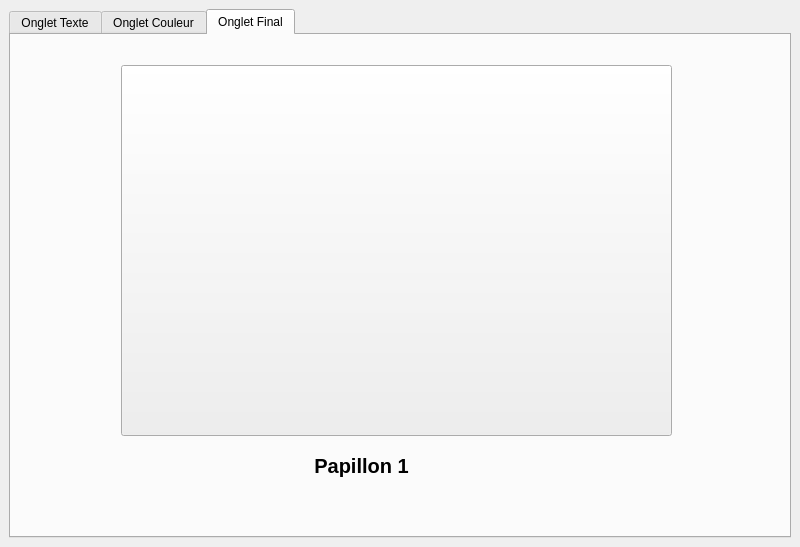
<?xml version="1.0" encoding="UTF-8"?>
<ui version="4.0">
 <class>Demo</class>
 <widget class="QMainWindow" name="Demo">
  <property name="geometry">
   <rect>
    <x>0</x>
    <y>0</y>
    <width>800</width>
    <height>547</height>
   </rect>
  </property>
  <property name="windowTitle">
   <string>MainWindow</string>
  </property>
  <widget class="QWidget" name="centralwidget">
   <layout class="QHBoxLayout" name="horizontalLayout">
    <item>
     <widget class="QTabWidget" name="tabWidget">
      <property name="currentIndex">
       <number>2</number>
      </property>
      <widget class="QWidget" name="tab">
       <attribute name="title">
        <string>Onglet Texte</string>
       </attribute>
       <widget class="QLabel" name="texte_histoire">
        <property name="geometry">
         <rect>
          <x>391</x>
          <y>9</y>
          <width>361</width>
          <height>501</height>
         </rect>
        </property>
        <property name="font">
         <font>
          <pointsize>15</pointsize>
         </font>
        </property>
        <property name="text">
         <string/>
        </property>
        <property name="textFormat">
         <enum>Qt::RichText</enum>
        </property>
        <property name="textInteractionFlags">
         <set>Qt::LinksAccessibleByMouse|Qt::TextSelectableByKeyboard|Qt::TextSelectableByMouse</set>
        </property>
       </widget>
       <widget class="QFrame" name="frame">
        <property name="geometry">
         <rect>
          <x>9</x>
          <y>9</y>
          <width>376</width>
          <height>497</height>
         </rect>
        </property>
        <property name="frameShape">
         <enum>QFrame::StyledPanel</enum>
        </property>
        <property name="frameShadow">
         <enum>QFrame::Raised</enum>
        </property>
        <widget class="QSpinBox" name="compteur_amis">
         <property name="geometry">
          <rect>
           <x>170</x>
           <y>90</y>
           <width>171</width>
           <height>31</height>
          </rect>
         </property>
         <property name="font">
          <font>
           <pointsize>15</pointsize>
          </font>
         </property>
         <property name="minimum">
          <number>0</number>
         </property>
        </widget>
        <widget class="QLineEdit" name="ligne_heros">
         <property name="geometry">
          <rect>
           <x>170</x>
           <y>30</y>
           <width>171</width>
           <height>31</height>
          </rect>
         </property>
         <property name="font">
          <font>
           <pointsize>15</pointsize>
          </font>
         </property>
         <property name="text">
          <string>(héros)</string>
         </property>
        </widget>
        <widget class="QDial" name="cadrant_temperature">
         <property name="geometry">
          <rect>
           <x>180</x>
           <y>230</y>
           <width>131</width>
           <height>151</height>
          </rect>
         </property>
         <property name="minimum">
          <number>-20</number>
         </property>
         <property name="maximum">
          <number>40</number>
         </property>
        </widget>
        <widget class="QLabel" name="texte_histoire_2">
         <property name="geometry">
          <rect>
           <x>20</x>
           <y>40</y>
           <width>131</width>
           <height>21</height>
          </rect>
         </property>
         <property name="font">
          <font>
           <pointsize>15</pointsize>
          </font>
         </property>
         <property name="text">
          <string>Nom du héros</string>
         </property>
        </widget>
        <widget class="QLabel" name="texte_histoire_3">
         <property name="geometry">
          <rect>
           <x>20</x>
           <y>90</y>
           <width>131</width>
           <height>21</height>
          </rect>
         </property>
         <property name="font">
          <font>
           <pointsize>15</pointsize>
          </font>
         </property>
         <property name="text">
          <string>Nom d'amis</string>
         </property>
        </widget>
        <widget class="QDateEdit" name="date_depart">
         <property name="geometry">
          <rect>
           <x>170</x>
           <y>150</y>
           <width>171</width>
           <height>31</height>
          </rect>
         </property>
         <property name="font">
          <font>
           <pointsize>15</pointsize>
          </font>
         </property>
         <property name="minimumDate">
          <date>
           <year>2024</year>
           <month>1</month>
           <day>1</day>
          </date>
         </property>
         <property name="date">
          <date>
           <year>2024</year>
           <month>2</month>
           <day>17</day>
          </date>
         </property>
        </widget>
        <widget class="QTimeEdit" name="heure_gouter">
         <property name="geometry">
          <rect>
           <x>170</x>
           <y>200</y>
           <width>171</width>
           <height>31</height>
          </rect>
         </property>
         <property name="font">
          <font>
           <pointsize>15</pointsize>
          </font>
         </property>
         <property name="maximumTime">
          <time>
           <hour>22</hour>
           <minute>0</minute>
           <second>0</second>
          </time>
         </property>
         <property name="minimumTime">
          <time>
           <hour>18</hour>
           <minute>0</minute>
           <second>0</second>
          </time>
         </property>
         <property name="calendarPopup">
          <bool>true</bool>
         </property>
         <property name="time">
          <time>
           <hour>18</hour>
           <minute>0</minute>
           <second>0</second>
          </time>
         </property>
        </widget>
        <widget class="QLabel" name="texte_histoire_4">
         <property name="geometry">
          <rect>
           <x>10</x>
           <y>150</y>
           <width>151</width>
           <height>21</height>
          </rect>
         </property>
         <property name="font">
          <font>
           <pointsize>15</pointsize>
          </font>
         </property>
         <property name="text">
          <string>Date de Départ</string>
         </property>
        </widget>
        <widget class="QLabel" name="texte_histoire_5">
         <property name="geometry">
          <rect>
           <x>10</x>
           <y>200</y>
           <width>151</width>
           <height>21</height>
          </rect>
         </property>
         <property name="font">
          <font>
           <pointsize>15</pointsize>
          </font>
         </property>
         <property name="text">
          <string>Heure du goûter</string>
         </property>
        </widget>
        <widget class="QLabel" name="texte_temperature">
         <property name="geometry">
          <rect>
           <x>10</x>
           <y>280</y>
           <width>171</width>
           <height>21</height>
          </rect>
         </property>
         <property name="font">
          <font>
           <pointsize>15</pointsize>
          </font>
         </property>
         <property name="text">
          <string>Température (0)</string>
         </property>
        </widget>
       </widget>
      </widget>
      <widget class="QWidget" name="tab_4">
       <attribute name="title">
        <string>Onglet Couleur</string>
       </attribute>
       <widget class="QSlider" name="glisseur_rouge">
        <property name="geometry">
         <rect>
          <x>30</x>
          <y>180</y>
          <width>160</width>
          <height>22</height>
         </rect>
        </property>
        <property name="maximum">
         <number>255</number>
        </property>
        <property name="orientation">
         <enum>Qt::Horizontal</enum>
        </property>
        <property name="tickPosition">
         <enum>QSlider::TicksBothSides</enum>
        </property>
        <property name="tickInterval">
         <number>50</number>
        </property>
       </widget>
       <widget class="QSlider" name="glisseur_vert">
        <property name="geometry">
         <rect>
          <x>30</x>
          <y>250</y>
          <width>160</width>
          <height>22</height>
         </rect>
        </property>
        <property name="maximum">
         <number>255</number>
        </property>
        <property name="singleStep">
         <number>10</number>
        </property>
        <property name="orientation">
         <enum>Qt::Horizontal</enum>
        </property>
        <property name="tickPosition">
         <enum>QSlider::TicksBothSides</enum>
        </property>
        <property name="tickInterval">
         <number>50</number>
        </property>
       </widget>
       <widget class="QSlider" name="glisseur_bleu">
        <property name="geometry">
         <rect>
          <x>30</x>
          <y>320</y>
          <width>160</width>
          <height>22</height>
         </rect>
        </property>
        <property name="maximum">
         <number>255</number>
        </property>
        <property name="orientation">
         <enum>Qt::Horizontal</enum>
        </property>
        <property name="tickPosition">
         <enum>QSlider::TicksBothSides</enum>
        </property>
        <property name="tickInterval">
         <number>50</number>
        </property>
       </widget>
       <widget class="QLabel" name="texte_couleur">
        <property name="geometry">
         <rect>
          <x>360</x>
          <y>60</y>
          <width>391</width>
          <height>361</height>
         </rect>
        </property>
        <property name="text">
         <string/>
        </property>
        <property name="alignment">
         <set>Qt::AlignBottom|Qt::AlignHCenter</set>
        </property>
       </widget>
       <widget class="QLabel" name="texte_rouge">
        <property name="geometry">
         <rect>
          <x>60</x>
          <y>140</y>
          <width>111</width>
          <height>31</height>
         </rect>
        </property>
        <property name="font">
         <font>
          <pointsize>15</pointsize>
          <weight>75</weight>
          <bold>true</bold>
         </font>
        </property>
        <property name="text">
         <string>Rouge (0)</string>
        </property>
        <property name="alignment">
         <set>Qt::AlignCenter</set>
        </property>
       </widget>
       <widget class="QLabel" name="texte_vert">
        <property name="geometry">
         <rect>
          <x>50</x>
          <y>210</y>
          <width>121</width>
          <height>31</height>
         </rect>
        </property>
        <property name="font">
         <font>
          <pointsize>15</pointsize>
          <weight>75</weight>
          <bold>true</bold>
         </font>
        </property>
        <property name="text">
         <string>Vert (0)</string>
        </property>
        <property name="alignment">
         <set>Qt::AlignCenter</set>
        </property>
       </widget>
       <widget class="QLabel" name="texte_bleu">
        <property name="geometry">
         <rect>
          <x>50</x>
          <y>290</y>
          <width>121</width>
          <height>31</height>
         </rect>
        </property>
        <property name="font">
         <font>
          <pointsize>15</pointsize>
          <weight>75</weight>
          <bold>true</bold>
         </font>
        </property>
        <property name="text">
         <string>Bleu (0)</string>
        </property>
        <property name="alignment">
         <set>Qt::AlignCenter</set>
        </property>
       </widget>
      </widget>
      <widget class="QWidget" name="tab_2">
       <attribute name="title">
        <string>Onglet Final</string>
       </attribute>
       <widget class="QPushButton" name="bouton_papillon">
        <property name="geometry">
         <rect>
          <x>110</x>
          <y>30</y>
          <width>551</width>
          <height>371</height>
         </rect>
        </property>
        <property name="text">
         <string/>
        </property>
        <property name="icon">
         <iconset>
          <normaloff>Papillon 1.jpg</normaloff>Papillon 1.jpg</iconset>
        </property>
        <property name="iconSize">
         <size>
          <width>480</width>
          <height>480</height>
         </size>
        </property>
       </widget>
       <widget class="QLabel" name="texte_papillon">
        <property name="geometry">
         <rect>
          <x>100</x>
          <y>410</y>
          <width>501</width>
          <height>41</height>
         </rect>
        </property>
        <property name="font">
         <font>
          <pointsize>15</pointsize>
          <weight>75</weight>
          <bold>true</bold>
         </font>
        </property>
        <property name="text">
         <string>Papillon 1</string>
        </property>
        <property name="alignment">
         <set>Qt::AlignCenter</set>
        </property>
       </widget>
       <widget class="QLabel" name="url_papillon">
        <property name="geometry">
         <rect>
          <x>0</x>
          <y>450</y>
          <width>771</width>
          <height>41</height>
         </rect>
        </property>
        <property name="palette">
         <palette>
          <active>
           <colorrole role="Text">
            <brush brushstyle="SolidPattern">
             <color alpha="255">
              <red>0</red>
              <green>0</green>
              <blue>255</blue>
             </color>
            </brush>
           </colorrole>
          </active>
          <inactive>
           <colorrole role="Text">
            <brush brushstyle="SolidPattern">
             <color alpha="255">
              <red>0</red>
              <green>0</green>
              <blue>255</blue>
             </color>
            </brush>
           </colorrole>
          </inactive>
          <disabled>
           <colorrole role="Text">
            <brush brushstyle="SolidPattern">
             <color alpha="255">
              <red>120</red>
              <green>120</green>
              <blue>120</blue>
             </color>
            </brush>
           </colorrole>
          </disabled>
         </palette>
        </property>
        <property name="font">
         <font>
          <pointsize>12</pointsize>
          <weight>75</weight>
          <bold>true</bold>
         </font>
        </property>
        <property name="text">
         <string/>
        </property>
        <property name="alignment">
         <set>Qt::AlignCenter</set>
        </property>
        <property name="textInteractionFlags">
         <set>Qt::LinksAccessibleByKeyboard|Qt::LinksAccessibleByMouse|Qt::TextBrowserInteraction|Qt::TextEditable|Qt::TextEditorInteraction|Qt::TextSelectableByKeyboard|Qt::TextSelectableByMouse</set>
        </property>
       </widget>
      </widget>
     </widget>
    </item>
   </layout>
  </widget>
 </widget>
 <resources/>
 <connections/>
</ui>
